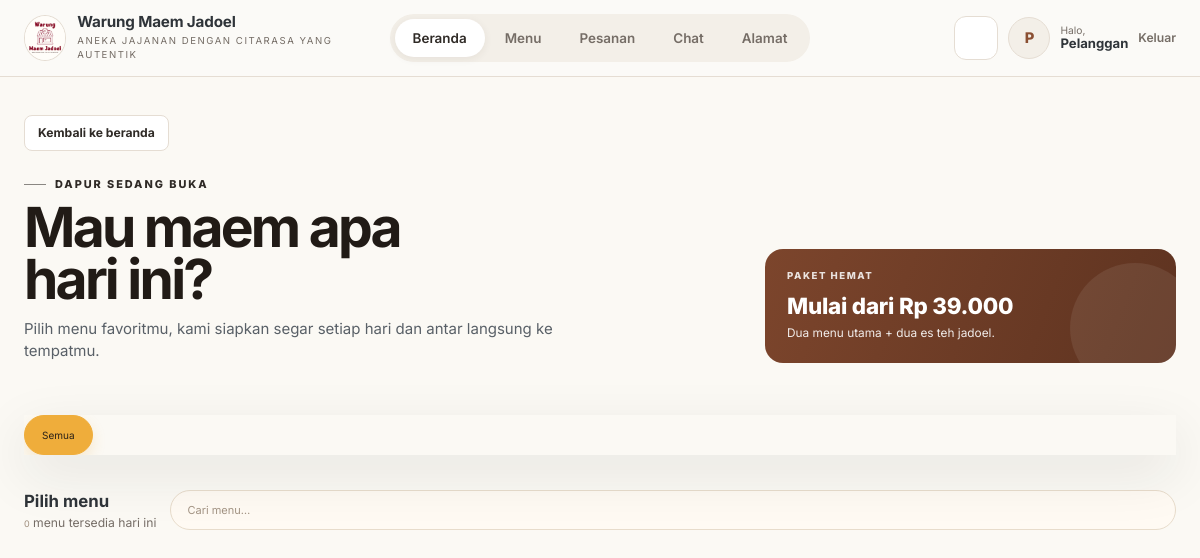
/index.php?r=order/menu (signed in), run on an earlier commit of the app's database.
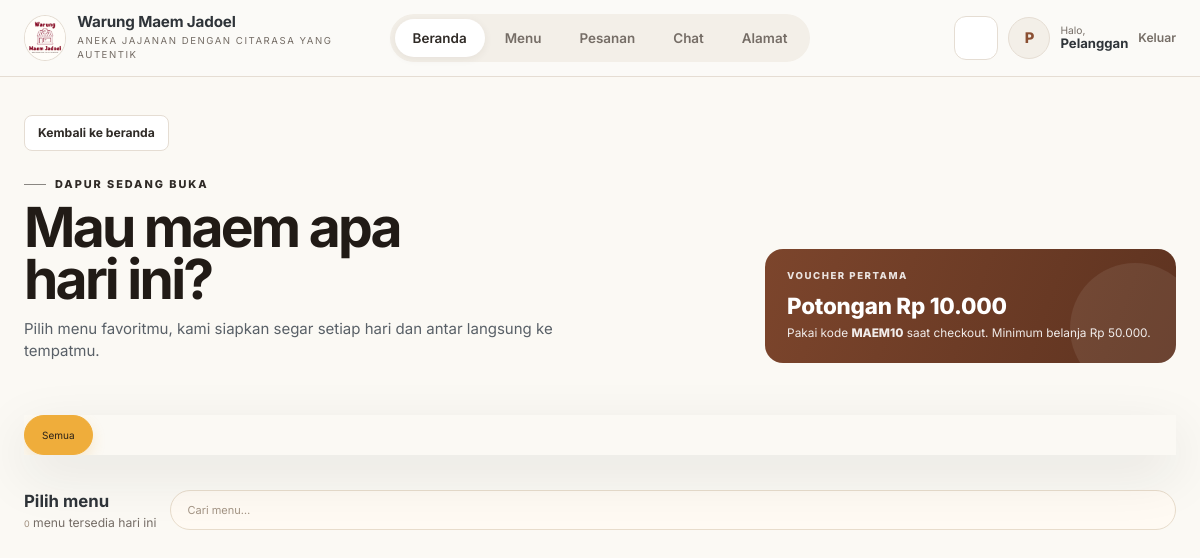
And on a later commit of the database.
### tables this page shows
CREATE TABLE voucher (
  id BIGINT UNSIGNED AUTO_INCREMENT PRIMARY KEY,
  kode VARCHAR(40) NOT NULL,
  deskripsi VARCHAR(255) NULL,
  tipe ENUM('PERSEN','NOMINAL','ONGKIR') NOT NULL,
  nilai DECIMAL(12,2) NOT NULL DEFAULT 0.00,
  min_belanja DECIMAL(12,2) NOT NULL DEFAULT 0.00,
  maks_potongan DECIMAL(12,2) NULL,
  kuota_total INT UNSIGNED NOT NULL DEFAULT 0,
  kuota_per_pelanggan INT UNSIGNED NOT NULL DEFAULT 1,
  tanggal_mulai DATE NULL,
  tanggal_selesai DATE NULL,
  status_aktif TINYINT(1) NOT NULL DEFAULT 1,
  created_at TIMESTAMP NOT NULL DEFAULT CURRENT_TIMESTAMP,
  updated_at TIMESTAMP NOT NULL DEFAULT CURRENT_TIMESTAMP ON UPDATE CURRENT_TIMESTAMP,
  UNIQUE KEY uq_voucher_kode (kode)
);

### controller/OrderController.php (called while the page is built, shortened)
<?php
class OrderController {
    public function menu(): void {
        $promo = (new VoucherModel())->activePromo();
        require BASE_PATH.'/view/order/menu.php';
    }
}

### config/database.php (called while the page is built, shortened)
<?php
require_once __DIR__ . '/config.php';
final class Database
{
    private static ?PDO $pdo = null;
    public static function connection(): PDO
    {
        if (self::$pdo instanceof PDO) {
            return self::$pdo;
        }
        $host = trim((string) env('DB_HOST', ''));
        $name = trim((string) env('DB_NAME', ''));
        $user = trim((string) env('DB_USER', ''));
        $pass = (string) env('DB_PASS', '');
        $port = (int) env('DB_PORT', 3306);
        $dsn = sprintf(
            'mysql:host=%s;port=%d;dbname=%s;charset=utf8mb4',
            $host,
            $port,
            $name
        );
        try {
            self::$pdo = new PDO($dsn, $user, $pass, [
                PDO::ATTR_ERRMODE => PDO::ERRMODE_EXCEPTION,
                PDO::ATTR_DEFAULT_FETCH_MODE => PDO::FETCH_ASSOC,
                PDO::ATTR_EMULATE_PREPARES => false,
                PDO::ATTR_STRINGIFY_FETCHES => false,
                PDO::ATTR_PERSISTENT => false,
                PDO::ATTR_TIMEOUT => 8,
            ]);
        } catch (PDOException $e) {
            error_log('[Database] Koneksi gagal ke ' . $host . ': ' . $e->getMessage());
            throw new RuntimeException(
                'Koneksi ke database gagal. Periksa DB_HOST, DB_PORT, DB_NAME, DB_USER, dan DB_PASS pada file .env. Pastikan database sudah dibuat dan server database aktif.',
                0,
                $e
            );
        }
        return self::$pdo;
    }
}

### model/BaseModel.php (called while the page is built, shortened)
<?php
class BaseModel {
    public function __construct() {
        $this->db = Database::connection();
    }
}

### model/VoucherModel.php (called while the page is built, shortened)
<?php
class VoucherModel extends BaseModel {
    public function activePromo(): ?array {
        $s = $this->db->query("SELECT * FROM voucher WHERE status_aktif=1 AND (tanggal_mulai IS NULL OR tanggal_mulai<=CURDATE()) AND (tanggal_selesai IS NULL OR tanggal_selesai>=CURDATE()) ORDER BY id DESC LIMIT 1");
        return $s->fetch() ?: null;
    }
}

### config/config.php (called while the page is built, shortened)
<?php
function e(?string $value): string {
    return htmlspecialchars($value ?? '',
    ENT_QUOTES,
    'UTF-8');
}
function rupiah(float|int|string|null $value): string {
    return 'Rp '.number_format((float)$value,
    0,
    ',',
    '.');
}

### view/order/menu.php (the view, shortened to what the rows shown need)
<?php
require BASE_PATH . '/view/partials/header.php';
?>
<div class="ec-page">
    <div class="ec-menu-intro">
        <div>
            <h1 class="ec-menu-title">Mau maem apa<br>hari ini?</h1>
        </div>
        <?php if ($promo): ?>
            <div class="ec-voucher-card">
                <span class="ec-voucher-kicker">VOUCHER PERTAMA</span>
                <strong>
                    <?= $promo['tipe'] === 'PERSEN'
? 'Potongan ' . (float) $promo['nilai'] . '%'
: 'Potongan ' . rupiah($promo['nilai']) ?>
                </strong>
                <small>
                    Pakai kode <b><?= e($promo['kode']) ?></b> saat checkout.
                    Minimum belanja <?= rupiah($promo['min_belanja']) ?>.
                </small>
            </div>
        <?php endif;
?>
    </div>
</div>
<?php require BASE_PATH . '/view/partials/footer.php';
?>

What changed in the data, as far as the page shows it:
added voucher: nilai "Rp 10.000", kode "MAEM10", min_belanja "Rp 50.000"
Also different on the page:
rupiah(39000): "Rp 39.000" → (not shown)
text no longer shown: "PAKET HEMAT Mulai dari Dua menu utama + dua es teh jadoel."
text now shown: "VOUCHER PERTAMA Potongan Pakai kode saat checkout. Minimum belanja ."
